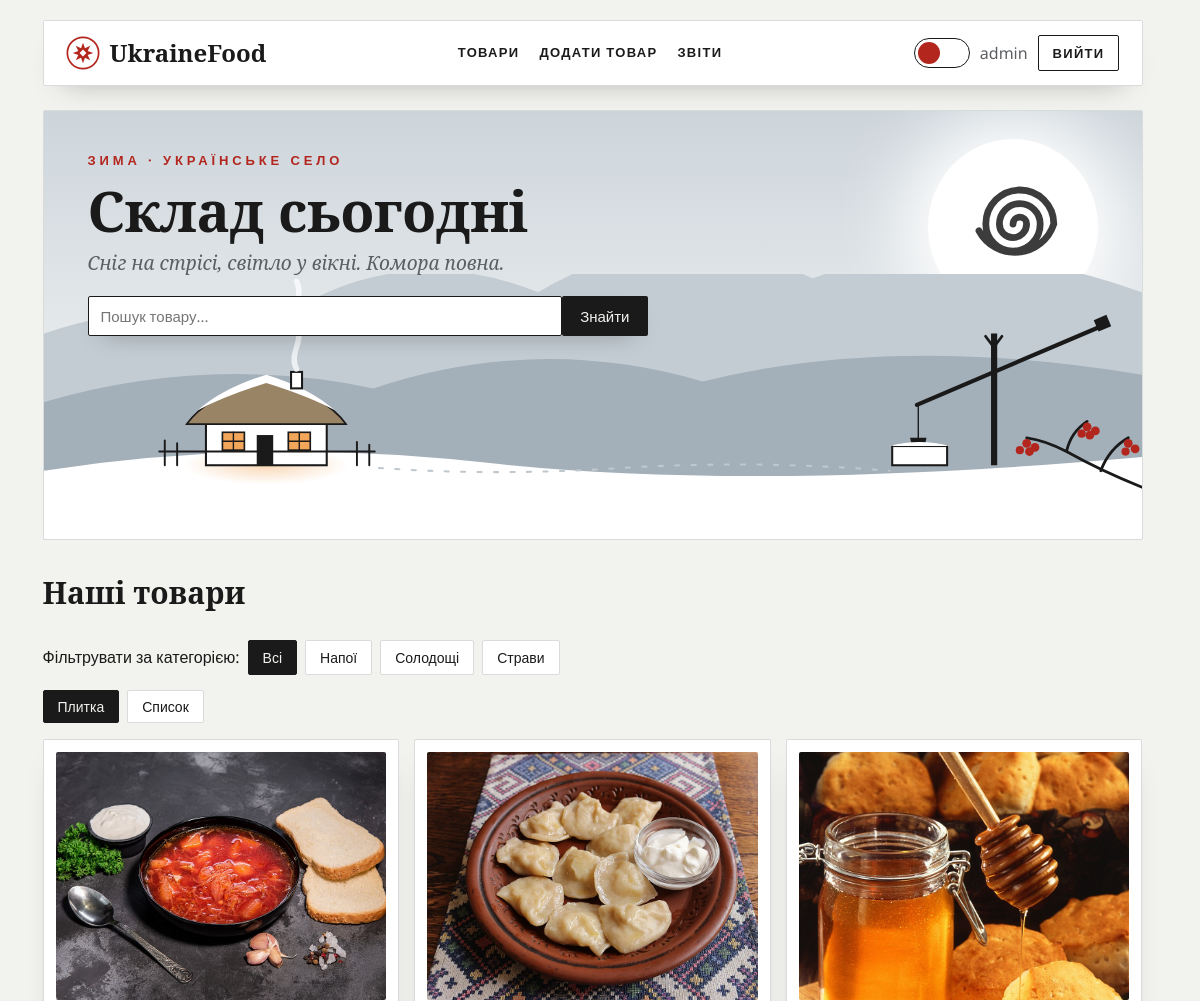
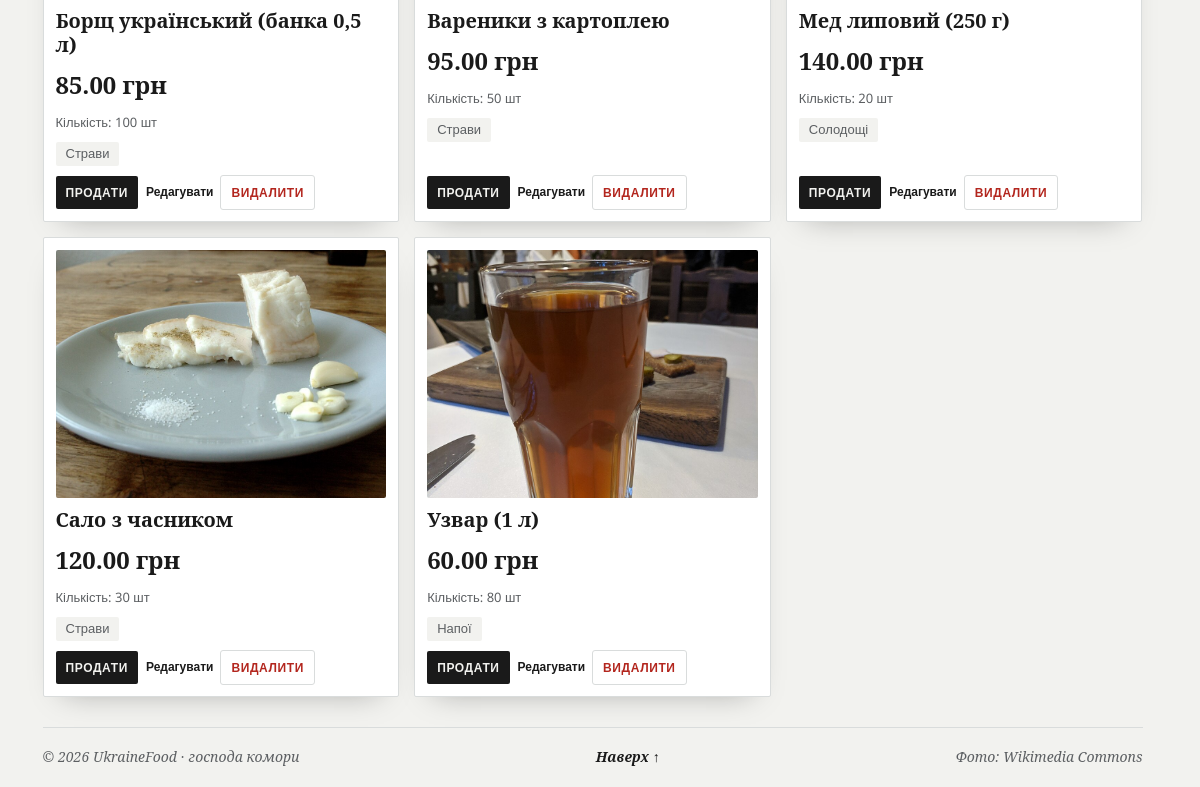
/index.php (signed in), run on the app's committed database (2 pictures, top to bottom).
### tables this page shows
CREATE TABLE
    category (
        id INT AUTO_INCREMENT PRIMARY KEY,
        name VARCHAR(255) NOT NULL
    );

CREATE TABLE
    products (
        id INT AUTO_INCREMENT PRIMARY KEY,
        name VARCHAR(255) NOT NULL,
        price DECIMAL(10, 2) NOT NULL,
        quantity INT NOT NULL DEFAULT 0,
        category_id INT NULL,
        image VARCHAR(255) NULL,
        CONSTRAINT fk_products_category FOREIGN KEY (category_id) REFERENCES category (id) ON DELETE SET NULL
    );

### index.php (the view, shortened to what this page needs)
<?php
require_once 'db.php';
$search = trim((string) ($_GET['search'] ?? ''));
$categoryId = filter_var($_GET['category'] ?? null, FILTER_VALIDATE_INT) ?: null;
$sql = "SELECT p.id, p.name, p.price, p.quantity, p.image, c.name AS category_name
        FROM products p
        LEFT JOIN category c ON p.category_id = c.id";
$params = [];
$sql .= " ORDER BY p.name";
$stmt = $pdo->prepare($sql);
$stmt->execute($params);
$products = $stmt->fetchAll();
$categories = $pdo->query("SELECT id, name FROM category ORDER BY name")->fetchAll();
require 'header.php';
?>
<section class="hero">
    <div class="hero-text">
        <span class="hero-kicker">Зима · українське село</span>
        <h1>Склад сьогодні</h1>
        <p class="hero-sub">Сніг на стрісі, світло у вікні. Комора повна.</p>
        <form method="get" action="index.php#products" class="search-form">
            <input type="text" name="search" placeholder="Пошук товару..." value="<?= htmlspecialchars($search) ?>">
            <button type="submit">Знайти</button>
        </form>
    </div>
    <div class="hero-sun" aria-hidden="true">
        <svg viewBox="0 0 100 100">
            <path d="M50 50 a4 4 0 0 1 8 0 a8 8 0 0 1 -16 0 a12 12 0 0 1 24 0 a16 16 0 0 1 -32 0 a20 20 0 0 1 40 0 a24 24 0 0 1 -44 4" fill="none" stroke="#1a1a1a" stroke-width="4" stroke-linecap="round" opacity="0.85" />
        </svg>
    </div>
</section>
<h2 id="products">Наші товари</h2>
<div class="category-filter">
    <span>Фільтрувати за категорією:</span>
    <a href="index.php#products" class="pill <?= $categoryId === null ? 'active' : '' ?>">Всі</a>
    <?php foreach ($categories as $cat): ?>
        <a href="index.php?category=<?= (int) $cat['id'] ?>#products" class="pill <?= $categoryId === (int) $cat['id'] ? 'active' : '' ?>"><?= htmlspecialchars($cat['name']) ?></a>
    <?php endforeach; ?>
</div>
<div class="view-toggle">
    <button type="button" data-view="grid">Плитка</button>
    <button type="button" data-view="list">Список</button>
</div>
<?php if (empty($products)): ?>
    <p>Товарів не знайдено.</p>
<?php else: ?>
    <ul id="product-list" data-view="grid">
        <?php foreach ($products as $product):
            $id = (int) $product['id'];
            $quantity = (int) $product['quantity'];
            $status = $quantity === 0 ? 'Немає в наявності' : "Кількість: {$quantity} шт";
        ?>
            <li>
                <div class="card">
                    <?php if ($product['image']): ?>
                        <img class="product-photo" src="<?= htmlspecialchars($product['image']) ?>" alt="<?= htmlspecialchars($product['name']) ?>">
                    <?php endif; ?>
                    <span class="product-name"><?= htmlspecialchars($product['name']) ?></span>
                    <span class="price"><?= number_format((float) $product['price'], 2, '.', ' ') ?> грн</span>
                    <span class="status <?= $quantity === 0 ? 'out' : '' ?>"><?= $status ?></span>
                    <span class="category"><?= htmlspecialchars($product['category_name'] ?? 'Без категорії') ?></span>
                    <div class="actions">
                        <form method="post" action="sell.php">
                            <input type="submit" class="btn-sell" value="Продати" <?= $quantity === 0 ? 'disabled' : '' ?>>
                        </form>
                        <a href="edit.php?id=<?= $id ?>">Редагувати</a>
                        <form method="post" action="delete.php" onsubmit="return confirm('Видалити товар?')">
                            <input type="submit" value="Видалити">
                        </form>
                    </div>
                </div>
            </li>
        <?php endforeach; ?>
    </ul>
<?php endif; ?>
<?php require 'footer.php'; ?>

### header.php (shortened to what this page needs)
<!DOCTYPE html>
<html lang="uk">
<head>
    <link rel="stylesheet" href="styles.css">
</head>
<body>
    <header class="site-header" id="top">
        <a href="index.php" class="logo"><span>UkraineFood</span></a>
        <nav class="menu">
            <a href="index.php">Товари</a>
            <a href="add.php">Додати товар</a>
            <a href="report.php">Звіти</a>
        </nav>
        <div class="user">
            <button type="button" id="theme-toggle" class="theme-switch" title="Змінити тему">
                <span class="knob"></span>
            </button>
            <span><?= htmlspecialchars($_SESSION['username'] ?? '', ENT_QUOTES, 'UTF-8') ?></span>
            <form method="post" action="logout.php">
                <button type="submit">Вийти</button>
            </form>
        </div>
    </header>
    <main>

### footer.php
</main>
<footer class="site-footer">
    <span>© 2026 UkraineFood · господа комори</span>
    <a href="#top">Наверх ↑</a>
    <span>Фото: Wikimedia Commons</span>
</footer>
</body>
</html>

### data on the page
category: name "Напої"
category: name "Солодощі"
category: name "Страви"
products: image (picture), name "Борщ український (банка 0,5 л)", price "85.00", quantity "Кількість: 100 шт", category.name "Страви", quantity "Продати"
products: image (picture), name "Вареники з картоплею", price "95.00", quantity "Кількість: 50 шт", category.name "Страви", quantity "Продати"
products: image (picture), name "Мед липовий (250 г)", price "140.00", quantity "Кількість: 20 шт", category.name "Солодощі", quantity "Продати"
products: image (picture), name "Сало з часником", price "120.00", quantity "Кількість: 30 шт", category.name "Страви", quantity "Продати"
products: image (picture), name "Узвар (1 л)", price "60.00", quantity "Кількість: 80 шт", category.name "Напої", quantity "Продати"

### other printed values
$_SESSION['username'] "admin"
